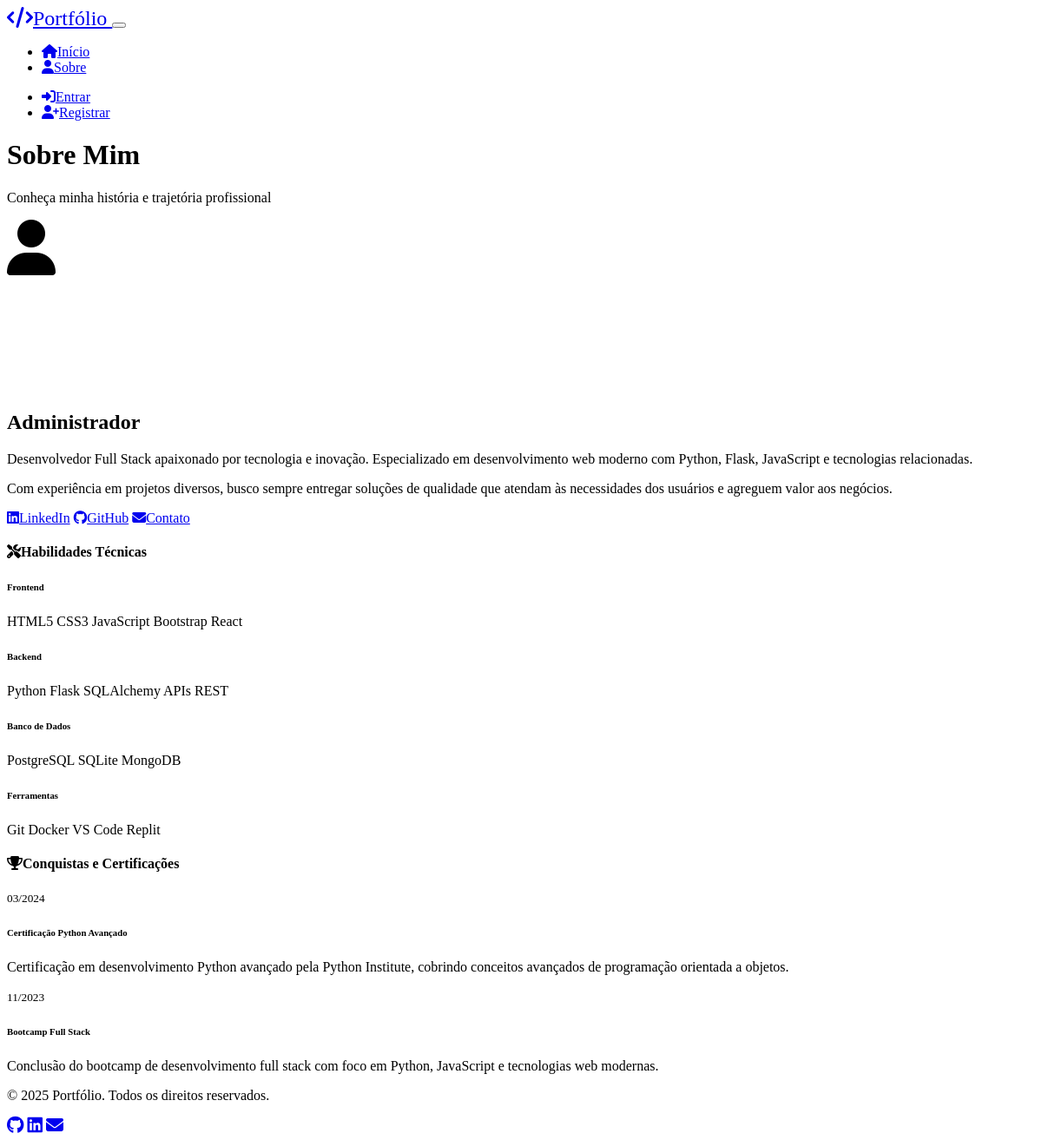
Before: /about with the older database file.
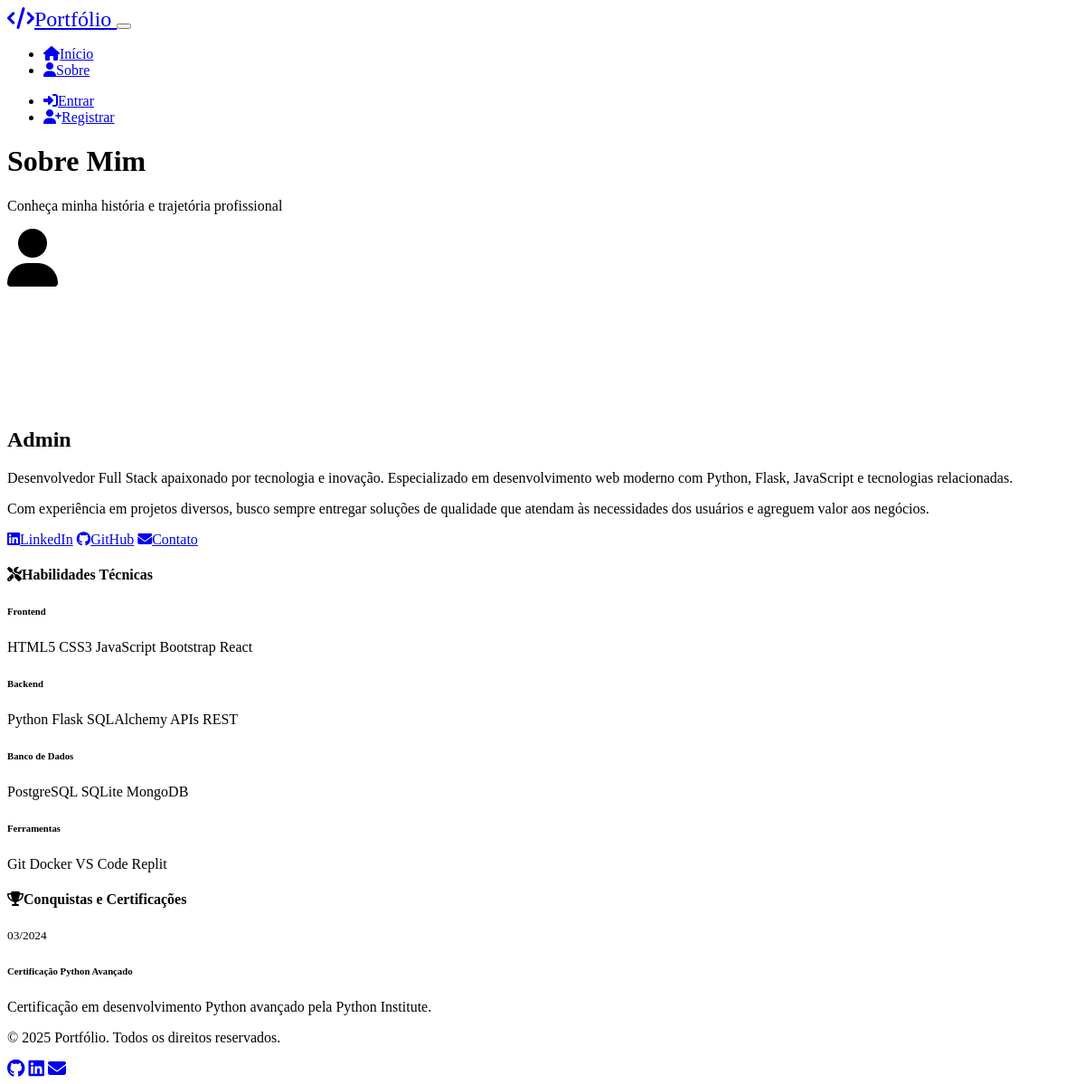
After: the same page with the newer database file.
### models.py (models this page shows, shortened)
class User(db.Model):
    id = db.Column(db.Integer, primary_key=True)
    nome = db.Column(db.String(100), nullable=False)
    email = db.Column(db.String(120), nullable=False, unique=True)
    senha_hash = db.Column(db.String(256), nullable=False)
    foto_url = db.Column(db.String(200))
    is_admin = db.Column(db.Boolean, default=False)
    criado_em = db.Column(db.DateTime, default=datetime.utcnow)
    reset_token = db.Column(db.String(100))
    reset_token_expires = db.Column(db.DateTime)
    projects = db.relationship('Project', backref='user', lazy=True, cascade='all, delete-orphan')
    achievements = db.relationship('Achievement', backref='user', lazy=True, cascade='all, delete-orphan')
    comments = db.relationship('Comment', backref='user', lazy=True, cascade='all, delete-orphan')
    likes = db.relationship('Like', backref='user', lazy=True, cascade='all, delete-orphan')
    notifications = db.relationship('Notification', backref='user', lazy=True, cascade='all, delete-orphan')

class Achievement(db.Model):
    id = db.Column(db.Integer, primary_key=True)
    titulo = db.Column(db.String(100), nullable=False)
    descricao = db.Column(db.Text, nullable=False)
    data = db.Column(db.DateTime, nullable=False)
    imagem_url = db.Column(db.String(200))
    user_id = db.Column(db.Integer, db.ForeignKey('user.id'), nullable=False)

### routes.py (the view)
@main_bp.route('/about')
def about():
    admin = User.query.filter_by(is_admin=True).first()
    if admin:
        achievements = Achievement.query.filter_by(user_id=admin.id).order_by(desc(Achievement.data)).all()
    else:
        achievements = []
    return render_template('about.html', admin=admin, achievements=achievements)

### templates/about.html (shortened to what this page needs)
{% extends "base.html" %}
{% block content %}
<div class="container mt-4">
    <div class="row">
        <div class="col-lg-8 mx-auto">
            <div class="text-center mb-5">
                <h1 class="display-4 fw-bold">Sobre Mim</h1>
                <p class="lead text-muted">Conheça minha história e trajetória profissional</p>
            </div>
            {% if admin %}
            <div class="card bg-dark border-secondary mb-5">
                <div class="card-body p-4">
                    <div class="row align-items-center">
                        <div class="col-md-4 text-center mb-4 mb-md-0">
                            {% if admin.foto_url %}
                            <img src="{{ admin.foto_url }}" class="rounded-circle img-fluid"
                                 style="width: 200px; height: 200px; object-fit: cover;" alt="{{ admin.nome }}">
                            {% else %}
                            <div class="bg-secondary rounded-circle mx-auto d-flex align-items-center justify-content-center"
                                 style="width: 200px; height: 200px;">
                                <i class="fas fa-user fa-4x text-muted"></i>
                            </div>
                            {% endif %}
                        </div>
                        <div class="col-md-8">
                            <h2 class="mb-3">{{ admin.nome }}</h2>
                            <p class="text-muted mb-3">
                                Desenvolvedor Full Stack apaixonado por tecnologia e inovação.
                                Especializado em desenvolvimento web moderno com Python, Flask, JavaScript e tecnologias relacionadas.
                            </p>
                            <p class="text-muted mb-3">
                                Com experiência em projetos diversos, busco sempre entregar soluções de qualidade
                                que atendam às necessidades dos usuários e agreguem valor aos negócios.
                            </p>
                            <div class="social-links">
                                <a href="#" class="btn btn-outline-primary me-2">
                                    <i class="fab fa-linkedin me-1"></i>LinkedIn
                                </a>
                                <a href="#" class="btn btn-outline-secondary me-2">
                                    <i class="fab fa-github me-1"></i>GitHub
                                </a>
                                <a href="mailto:{{ admin.email }}" class="btn btn-outline-info">
                                    <i class="fas fa-envelope me-1"></i>Contato
                                </a>
                            </div>
                        </div>
                    </div>
                </div>
            </div>
            {% endif %}
            <div class="card bg-dark border-secondary mb-5">
                <div class="card-header">
                    <h4><i class="fas fa-tools me-2"></i>Habilidades Técnicas</h4>
                </div>
                <div class="card-body">
                    <div class="row">
                        <div class="col-md-6 mb-3">
                            <h6 class="text-primary">Frontend</h6>
                            <div class="mb-2">
                                <span class="badge bg-secondary me-1">HTML5</span>
                                <span class="badge bg-secondary me-1">CSS3</span>
                                <span class="badge bg-secondary me-1">JavaScript</span>
                                <span class="badge bg-secondary me-1">Bootstrap</span>
                                <span class="badge bg-secondary me-1">React</span>
                            </div>
                        </div>
                        <div class="col-md-6 mb-3">
                            <h6 class="text-success">Backend</h6>
                            <div class="mb-2">
                                <span class="badge bg-secondary me-1">Python</span>
                                <span class="badge bg-secondary me-1">Flask</span>
                                <span class="badge bg-secondary me-1">SQLAlchemy</span>
                                <span class="badge bg-secondary me-1">APIs REST</span>
                            </div>
                        </div>
                        <div class="col-md-6 mb-3">
                            <h6 class="text-warning">Banco de Dados</h6>
                            <div class="mb-2">
                                <span class="badge bg-secondary me-1">PostgreSQL</span>
                                <span class="badge bg-secondary me-1">SQLite</span>
                                <span class="badge bg-secondary me-1">MongoDB</span>
                            </div>
                        </div>
                        <div class="col-md-6 mb-3">
                            <h6 class="text-info">Ferramentas</h6>
                            <div class="mb-2">
                                <span class="badge bg-secondary me-1">Git</span>
                                <span class="badge bg-secondary me-1">Docker</span>
                                <span class="badge bg-secondary me-1">VS Code</span>
                                <span class="badge bg-secondary me-1">Replit</span>
                            </div>
                        </div>
                    </div>
                </div>
            </div>
            {% if achievements %}
            <div class="card bg-dark border-secondary">
                <div class="card-header">
                    <h4><i class="fas fa-trophy me-2"></i>Conquistas e Certificações</h4>
                </div>
                <div class="card-body">
                    <div class="timeline">
                        {% for achievement in achievements %}
                        <div class="timeline-item mb-4">
                            <div class="row">
                                <div class="col-md-3 text-md-end">
                                    <small class="text-muted">{{ achievement.data.strftime('%m/%Y') }}</small>
                                </div>
                                <div class="col-md-9">
                                    <div class="card bg-secondary border-0">
                                        <div class="card-body p-3">
                                            <h6 class="card-title mb-2">{{ achievement.titulo }}</h6>
                                            <p class="card-text text-muted mb-0">{{ achievement.descricao }}</p>
                                        </div>
                                    </div>
                                </div>
                            </div>
                        </div>
                        {% endfor %}
                    </div>
                </div>
            </div>
            {% endif %}
        </div>
    </div>
</div>
{% endblock %}

### templates/base.html (shortened to what this page needs)
<!DOCTYPE html>
<html lang="pt-BR" data-bs-theme="dark">
<head>
    <link href="https://cdn.replit.com/agent/bootstrap-agent-dark-theme.min.css" rel="stylesheet">
    <link rel="stylesheet" href="https://cdnjs.cloudflare.com/ajax/libs/font-awesome/6.4.0/css/all.min.css">
    <link href="{{ url_for('static', filename='css/style.css') }}" rel="stylesheet">
</head>
<body>
    <nav class="navbar navbar-expand-lg navbar-dark bg-dark sticky-top">
        <div class="container">
            <a class="navbar-brand fw-bold" href="{{ url_for('main.index') }}">
                <i class="fas fa-code me-2"></i>Portfólio
            </a>
            <button class="navbar-toggler" type="button" data-bs-toggle="collapse" data-bs-target="#navbarNav">
            </button>
            <div class="collapse navbar-collapse" id="navbarNav">
                <ul class="navbar-nav me-auto">
                    <li class="nav-item">
                        <a class="nav-link" href="{{ url_for('main.index') }}">
                            <i class="fas fa-home me-1"></i>Início
                        </a>
                    </li>
                    <li class="nav-item">
                        <a class="nav-link" href="{{ url_for('main.about') }}">
                            <i class="fas fa-user me-1"></i>Sobre
                        </a>
                    </li>
                </ul>
                <ul class="navbar-nav ms-auto">
                    {% if session.user_id %}
                        <li class="nav-item dropdown">
                            <a class="nav-link dropdown-toggle" href="#" role="button" data-bs-toggle="dropdown">
                                <i class="fas fa-user-circle me-1"></i>{{ session.user_name }}
                            </a>
                            <ul class="dropdown-menu dropdown-menu-dark">
                                {% if session.is_admin %}
                                <li><a class="dropdown-item" href="{{ url_for('main.admin_dashboard') }}">
                                    <i class="fas fa-tachometer-alt me-2"></i>Dashboard Admin
                                </a></li>
                                <li><hr class="dropdown-divider"></li>
                                {% endif %}
                                <li><a class="dropdown-item" href="{{ url_for('main.logout') }}">
                                    <i class="fas fa-sign-out-alt me-2"></i>Sair
                                </a></li>
                            </ul>
                        </li>
                    {% else %}
                        <li class="nav-item">
                            <a class="nav-link" href="{{ url_for('main.login') }}">
                                <i class="fas fa-sign-in-alt me-1"></i>Entrar
                            </a>
                        </li>
                        <li class="nav-item">
                            <a class="nav-link" href="{{ url_for('main.register') }}">
                                <i class="fas fa-user-plus me-1"></i>Registrar
                            </a>
                        </li>
                    {% endif %}
                </ul>
            </div>
        </div>
    </nav>
    <main>
        {% block content %}{% endblock %}
    </main>
    <footer class="bg-dark text-light py-4 mt-5">
        <div class="container">
            <div class="row">
                <div class="col-md-6">
                    <p class="mb-0">&copy; {{ current_year or 2025 }} Portfólio. Todos os direitos reservados.</p>
                </div>
                <div class="col-md-6 text-md-end">
                    <div class="social-links">
                        <a href="#" class="text-light me-3" title="GitHub">
                            <i class="fab fa-github fa-lg"></i>
                        </a>
                        <a href="#" class="text-light me-3" title="LinkedIn">
                            <i class="fab fa-linkedin fa-lg"></i>
                        </a>
                        <a href="#" class="text-light" title="Email">
                            <i class="fas fa-envelope fa-lg"></i>
                        </a>
                    </div>
                </div>
            </div>
        </div>
    </footer>
</body>
</html>

### static/css/style.css (style rules this page uses)
:root { --hero-gradient: linear-gradient(135deg, #667eea 0%, #764ba2 100%); }
.navbar-brand { font-size: 1.5rem; }
.navbar-nav .nav-link { font-weight: 500; transition: color 0.3s ease; }
.card { transition: transform 0.3s ease, box-shadow 0.3s ease; }
.btn { font-weight: 500; transition: all 0.3s ease; }
.social-links a { transition: transform 0.3s ease; display: inline-block; }
html { scroll-behavior: smooth; }

Changed rows visible on the page:
removed Achievement: data "11/2023", titulo "Bootcamp Full Stack", descricao "Conclusão do bootcamp de desenvolvimento full stack com foco em Python, JavaScript e tecnologias web modernas."
changed User: nome "Administrador" → "Admin"
changed Achievement "Certificação Python Avançado": descricao "Certificação em desenvolvimento Python avançado pela Python Institute, cobrindo conceitos avançados de programação orientada a objetos." → "Certificação em desenvolvimento Python avançado pela Python Institute."
